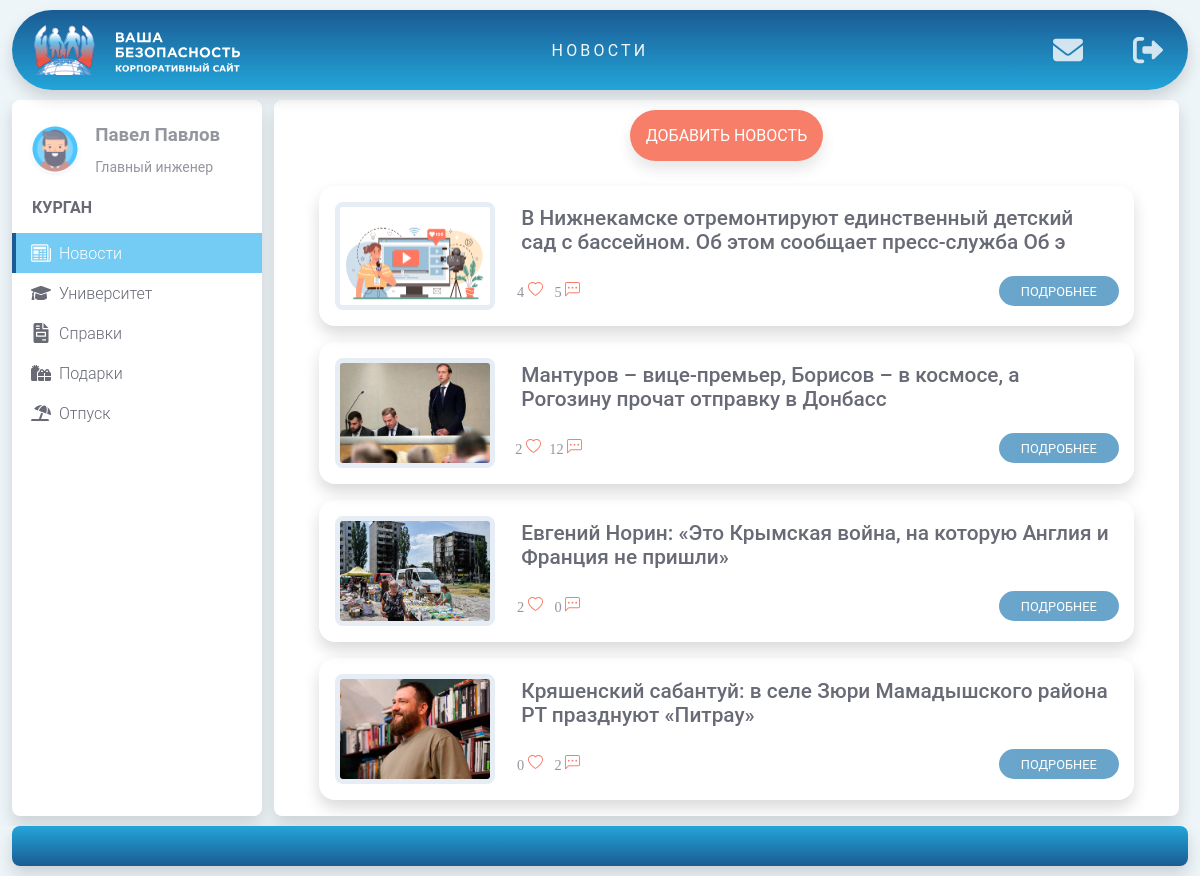
/news/ (signed in), run on the app's committed database.
### home/models.py (models this page shows, shortened)
class WebsiteFeatures(models.Model):
    title = models.CharField(max_length=50, verbose_name='Название')
    content = models.CharField(max_length=150, verbose_name='Описание')
    image = models.ImageField(upload_to='features_img/', verbose_name='Изображение')
    is_active = models.BooleanField(default=True, verbose_name='Актуальность')
    slug = models.SlugField(max_length=25, db_index=True, unique=True, verbose_name='URL адрес | Название иконки',
                            help_text='Указывается id иконки, содержащейся в файле static/main/img/sprite.svg. Также это поле используется в качестве слага при указании на URL страницу')
    class Meta:
        verbose_name = "Возможность сайта"
        verbose_name_plural = "Возможности сайта"
        ordering = ['id']

### users/models.py (models this page shows, shortened)
class Users(AbstractBaseUser, PermissionsMixin):
    name = models.CharField(max_length=150, verbose_name='Имя')
    surname = models.CharField(max_length=150, verbose_name='Фамилия')
    patronymic = models.CharField(max_length=150, verbose_name='Отчество', null=True, blank=True)
    job_title = models.ForeignKey('JobTitles', on_delete=models.PROTECT, related_name='users',
                                  verbose_name='Должность', null=True, blank=True)
    email = models.EmailField(max_length=150, verbose_name='E-mail', unique=True)
    phone_regex = RegexValidator(regex=r"^\+?1?\d{8,15}$")
    phone = models.CharField(validators=[phone_regex], max_length=16, null=True, blank=True,
                             verbose_name='Номер телефона')
    date_of_birth = models.DateField(verbose_name='Дата рождения', null=True, blank=True)
    is_staff = models.BooleanField(default=False, verbose_name='Пользователь базы данных', null=True, blank=True)
    is_active = models.BooleanField(default=True, verbose_name='Активный', null=True, blank=True)
    date_joined = models.DateTimeField(auto_now_add=True, verbose_name='Дата регистрации')
    department = models.ForeignKey('Departments', on_delete=models.PROTECT, related_name='users',
                                   verbose_name='Подразделение', null=True, blank=True)
    avatar = models.ForeignKey('Avatars', on_delete=models.PROTECT, related_name='users',
                               verbose_name='Аватарка', null=True, blank=True)
    is_manager = models.BooleanField(default=False, verbose_name='Руководитель',
                                     help_text='Руководитель сможет заводить новых сотрудников в системе, удалять их из '
                                               'системы, направлять на курсы повышения квалификации')
    is_hr = models.BooleanField(default=False, verbose_name='Кадровый работник',
                                help_text='Нужен хотя-бы один кадровый работник в каждом подразделении, который будет '
                                          'иметь возможность проверять документы остальных сотрудников на '
                                          'правильность заполнения')
    USERNAME_FIELD = 'email'
    REQUIRED_FIELDS = []
    objects = UserManager()
    def __str__(self):
        return f'{self.name} {self.surname}'
    class Meta:
        verbose_name = "Пользователя"
        verbose_name_plural = "Пользователи"

class Avatars(models.Model):
    avatar = models.ImageField(upload_to='avatars/', verbose_name='Аватарки', blank=True, null=True)
    class Meta:
        verbose_name = "Аватарка"
        verbose_name_plural = "Аватарки"

class JobTitles(models.Model):
    job_title = models.CharField(max_length=150, verbose_name='Должность', null=True, blank=True)
    def __str__(self):
        return self.job_title
    class Meta:
        verbose_name = "Должность"
        verbose_name_plural = "Должности"
        ordering = ['job_title']

class Departments(models.Model):
    department = models.CharField(max_length=150, verbose_name='Город', null=True, blank=True)
    def __str__(self):
        return self.department
    class Meta:
        verbose_name = "Подразделение"
        verbose_name_plural = "Подразделения"
        ordering = ['department']

### news/models.py (models this page shows, shortened)
class News(models.Model):
    title = models.CharField(max_length=100, verbose_name='Заголовок')
    content = models.TextField(blank=True, verbose_name='Текст новости')
    image = models.ImageField(upload_to='news_img/%Y/%m/%d', blank=True, verbose_name='Изображение')
    author = models.ForeignKey(settings.AUTH_USER_MODEL, related_name='authors_news', null=True, blank=True,
                               on_delete=models.SET_DEFAULT, default=1,
                               verbose_name='Автор новости')
    time_create = models.DateTimeField(auto_now_add=True, verbose_name='Дата создания')
    time_update = models.DateTimeField(auto_now=True, verbose_name='Дата обновления')
    is_published = models.BooleanField(default=True, verbose_name='Актуальность')
    users_love = models.ManyToManyField(settings.AUTH_USER_MODEL, related_name='news_loves', blank=True)
    def get_absolute_url(self, *args):
        return reverse('news_detail', kwargs={'news_id': self.pk})
    class Meta:
        verbose_name = "Новость"
        verbose_name_plural = "Новости"
        ordering = ['time_create']

### news/views.py (the view)
# urls.py: path('', NewsListView.as_view(), name='news'),
class NewsListView(DataMixin, ListView):
    paginate_by = 5  # Количество отображаемых на странице новостей
    model = News  # Указание на модель
    template_name = 'news/index.html'  # Указание на страницу, которая должна вызываться
    context_object_name = 'news'  # Указание на пользовательскую переменную,
    def get_queryset(self):
        return News.objects.filter(is_published=True).order_by('-time_create').select_related('author')
    def get_context_data(self, *, object_list=None, **kwargs):
        context = super().get_context_data(**kwargs)  # Передаем в словарь context данные из модели (всю таблицу)
        c_def = self.get_user_context(title=f'Новости', menu_selected=1)
        return dict(list(context.items()) + list(c_def.items()))

### news/templates/news/index.html (shortened to what this page needs)
{% extends 'main/index.html' %}
{% load news_tags %}
{% load static %}
{% block extra_links_detail %}
    <link rel="stylesheet" href="{% static 'news/css/style-news_list.css' %}">
{% endblock %}
{% block content_detail %}
    <div class="container-detail">
        <div class="content-header">
            <div class="content-header_left">
            </div>
            <div class="content-header_center">
                <a href="{% url 'add_news' %}" class="add-news">добавить новость</a>
            </div>
            <div class="content-header_right">
            </div>
        </div>
        <div class="content-body">
            {% for post in news %}
                <div class="container-news">
                    <div class="container-news_img">
                        {% if post.image %}
                            <img src="{{ post.image.url }}" alt="Фото новости" class="news-image">
                        {% else %}
                            <img src="{% static 'news/img/default-news.png' %}" alt="Фото новости" class="news-image">
                        {% endif %}
                    </div>
                    <div class="container-news_content">
                        <div class="container-news_body">{{ post.title }}</div>
                        <div class="container-news_footer">
                            <div class="container-news_footer_icons">
                                <a href="{{ post.get_absolute_url }}#news_likes" class="news-icon">{{ post.news_likes.count }}
                                    <svg class="svg-news">
                                        <use href="{% static 'news/img/sprite.svg' %}#like"></use>
                                    </svg>
                                </a>
                                <a href="{{ post.get_absolute_url }}#news_comments" class="news-icon">{{ post.news_comments.count }}
                                    <svg class="svg-news">
                                        <use href="{% static 'news/img/sprite.svg' %}#comment"></use>
                                    </svg>
                                </a>
                            </div>
                            <div class="container-news_footer_button">
                                <a href="{{ post.get_absolute_url }}" class="news-detail">Подробнее</a>
                            </div>
                        </div>
                    </div>
                </div>
            {% endfor %}
        </div>
    </div>
{% endblock %}

### main/templates/main/index.html (shortened to what this page needs)
{% extends 'main/base.html' %}
{% load message_tags %}
{% load static %}
{% block extra_links %}
    {% block extra_links_detail %}
    {% endblock %}
    <link rel="stylesheet" href="{% static 'main/css/style_index.css' %}">
{% endblock %}
{% block extra_buttons %}
    {% show_messages request.user %}
{% endblock %}
{% block content %}
    <main class="container">
        <nav class="sidebar">
            <a href="#" class="sidebar-header">
                {% if request.user.avatar %}
                    <img class="avatar" src="{{ request.user.avatar.avatar.url }}" alt="...">
                {% else %}
                    <img class="avatar" src="{% static 'users/img/default_avatar.png' %}" alt="...">
                {% endif %}
                <div class="sidebar-header_title">
                    <h3 class="user-name">{{ request.user }} </h3>
                    <p class="job-title">{{ request.user.job_title }}</p>
                </div>
            </a>
            <span class="division">{{ request.user.department }}</span>
            <ul class="sidebar-items">
                {% for menu_item in menu %}
                    {% if menu_item.pk == menu_selected %}
                        <li class="sidebar-item active">
                            <div class="sidebar-link">
                                <svg class="svg-sidebar">
                                    <use href="{% static 'main/img/sprite.svg' %}#{{ menu_item.slug }}"></use>
                                </svg>
                                <div class="sidebar-text">{{ menu_item.title }}</div>
                            </div>
                        </li>
                    {% else %}
                        <li class="sidebar-item">
                            <a href="{% url menu_item.slug %}" class="sidebar-link">
                                <svg class="svg-sidebar">
                                    <use href="{% static 'main/img/sprite.svg' %}#{{ menu_item.slug }}"></use>
                                </svg>
                                <div class="sidebar-text">{{ menu_item.title }}</div>
                            </a>
                        </li>
                    {% endif %}
                {% endfor %}
            </ul>
        </nav>
        {% block content_detail %}
        {% endblock %}
    </main>
{% endblock %}
{% block footer %}
    <footer class="footer">
        <div class="footer-content"></div>
    </footer>
{% endblock %}

### main/templates/main/base.html (shortened to what this page needs)
{% load static %}
<!DOCTYPE html>
<html lang="ru">
<head>
    <link rel="stylesheet" href="{% static 'main/css/style.css' %}">
    {% block extra_links %}
    {% endblock %}
</head>
<body>
<header class="header">
    <div class="nav">
        <div class="logo-container">
            <a href="https://vb-rf.ru" target="_blank" class="logo big-logo">
                <img class="logo-img" src="{% static 'main/img/full_logo.svg' %}" alt="Логотип"></a>
        </div>
        <div class="middle-container">{{ title }}</div>
        <div class="buttons-container">
            {% if  request.user.is_anonymous %}
                <a href="{% url 'login' %}" class="button-item">
                    <svg class="nav-img">
                        <use href="{% static 'main/img/sprite.svg' %}#login"></use>
                    </svg>
                </a>
            {% else %}
                {% if page == 'home' %}
                    <a href="{% url 'news' %}" class="button-item">
                        <svg class="nav-img">
                            <use href="{% static 'main/img/sprite.svg' %}#login"></use>
                        </svg>
                    </a>
                {% else %}
                    {% block extra_buttons %}
                    {% endblock %}
                    <a href="{% url 'logout' %}" class="button-item">
                        <svg class="nav-img">
                            <use href="{% static 'main/img/sprite.svg' %}#logout"></use>
                        </svg>
                    </a>
                {% endif %}
            {% endif %}
        </div>
    </div>
</header>
    {% block content %}
    {% endblock %}
{% block footer %}
{% endblock %}
</body>
</html>

### data on the page
WebsiteFeatures: title "НОВОСТИ", title "Новости"
Users: user.avatar.avatar (picture), user "Павел Павлов", user.job_title "Главный инженер", user.department "КУРГАН"
WebsiteFeatures: title "Университет"
WebsiteFeatures: title "Справки"
WebsiteFeatures: title "Подарки"
WebsiteFeatures: title "Отпуск"
News: title "В Нижнекамске отремонтируют единственный детский сад с бассейном. Об этом сообщает пресс-служба Об э", news_likes.count "4", news_comments.count "5"
News: image (picture), title "Мантуров – вице-премьер, Борисов – в космосе, а Рогозину прочат отправку в Донбасс", news_likes.count "2", news_comments.count "12"
News: image (picture), title "Евгений Норин: «Это Крымская война, на которую Англия и Франция не пришли»", news_likes.count "2", news_comments.count "0"
News: image (picture), title "Кряшенский сабантуй: в селе Зюри Мамадышского района РТ празднуют «Питрау»", news_likes.count "0", news_comments.count "2"
